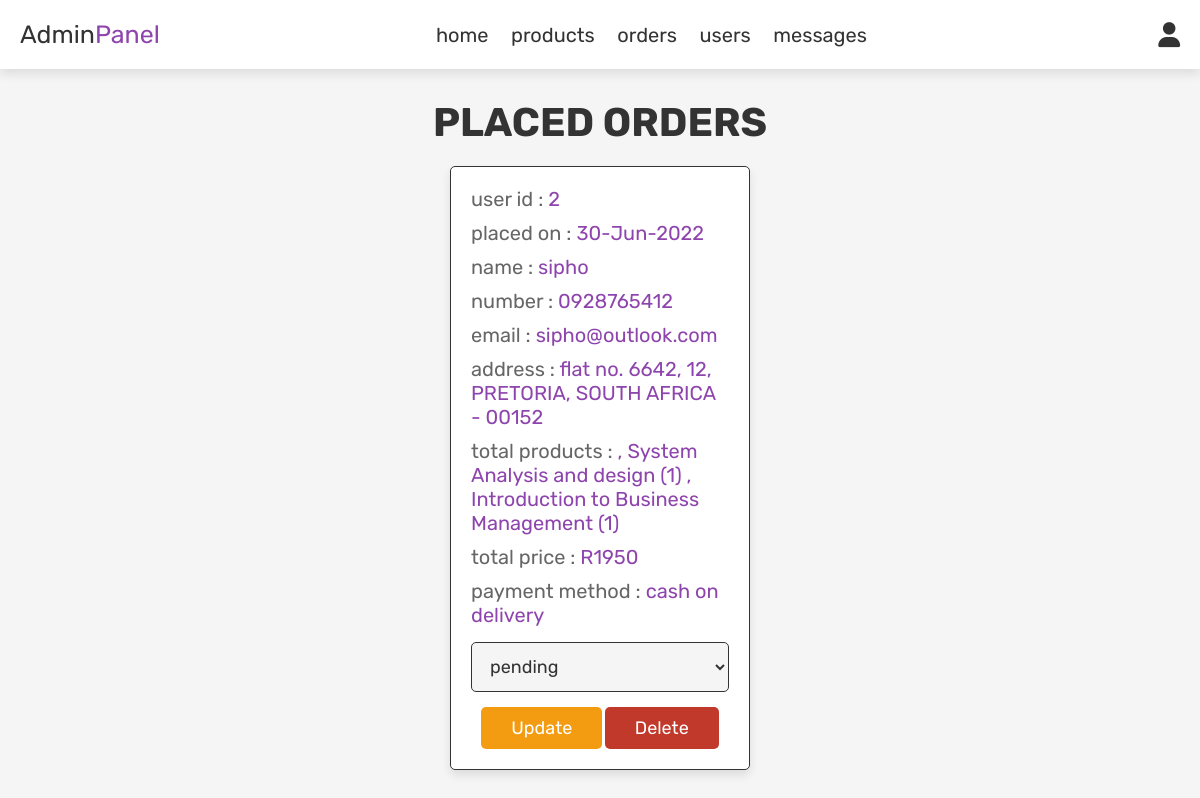
Page /admin_orders.php (signed in) on the committed database.
### tables this page shows
CREATE TABLE `orders` (
  `id` int(100) NOT NULL,
  `user_id` int(100) NOT NULL,
  `name` varchar(100) NOT NULL,
  `number` varchar(12) NOT NULL,
  `email` varchar(100) NOT NULL,
  `method` varchar(50) NOT NULL,
  `address` varchar(500) NOT NULL,
  `total_products` varchar(1000) NOT NULL,
  `total_price` int(100) NOT NULL,
  `placed_on` varchar(50) NOT NULL,
  `payment_status` varchar(20) NOT NULL DEFAULT 'pending'
);

### admin_orders.php (the view, shortened to what this page needs)
<?php
include 'config.php';
?>
<!DOCTYPE html>
<html lang="en">
<head>
   <link rel="stylesheet" href="https://cdnjs.cloudflare.com/ajax/libs/font-awesome/6.0.0/css/all.min.css">
   <link rel="stylesheet" href="css/admin_style.css">
</head>
<body>
<?php include 'admin_header.php'; ?>
<section class="orders">
   <h1 class="title">placed orders</h1>
   <div class="box-container">
      <?php
      $select_orders = mysqli_query($conn, "SELECT * FROM `orders`") or die('query failed');
      if(mysqli_num_rows($select_orders) > 0){
         while($fetch_orders = mysqli_fetch_assoc($select_orders)){
      ?>
      <div class="box">
         <p> user id : <span><?php echo $fetch_orders['user_id']; ?></span> </p>
         <p> placed on : <span><?php echo $fetch_orders['placed_on']; ?></span> </p>
         <p> name : <span><?php echo $fetch_orders['name']; ?></span> </p>
         <p> number : <span><?php echo $fetch_orders['number']; ?></span> </p>
         <p> email : <span><?php echo $fetch_orders['email']; ?></span> </p>
         <p> address : <span><?php echo $fetch_orders['address']; ?></span> </p>
         <p> total products : <span><?php echo $fetch_orders['total_products']; ?></span> </p>
         <p> total price : <span>R<?php echo $fetch_orders['total_price']; ?></span> </p>
         <p> payment method : <span><?php echo $fetch_orders['method']; ?></span> </p>
         <form action="" method="post">
            <select name="update_payment">
               <option value="" selected disabled><?php echo $fetch_orders['payment_status']; ?></option>
            </select>
            <input type="submit" value="update" name="update_order" class="option-btn">
            <a href="admin_orders.php?delete=<?php echo $fetch_orders['id']; ?>" onclick="return confirm('delete this order?');" class="delete-btn">delete</a>
         </form>
      </div>
      <?php
         }
      }else{
         echo '<p class="empty">no orders placed yet!</p>';
      }
      ?>
   </div>
</section>
</body>
</html>

### css/admin_style.css (style rules this page uses)
:root { --purple:#8e44ad; --red:#c0392b; --orange:#f39c12; --black:#333; --white:#fff; --light-color:#666; --light-white:#ccc; --light-bg:#f5f5f5; --border:.1rem solid var(--black); --box-shadow:0 .5rem 1rem rgba(0,0,0,.1); }
* { font-family: 'Rubik', sans-serif; margin:0; padding:0; box-sizing: border-box; outline: none; border:none; text-decoration: none; transition:all .2s linear; }
html { font-size: 62.5%; overflow-x: hidden; }
body { background-color: var(--light-bg); }
section { padding:3rem 2rem; }
.title { text-align: center; margin-bottom: 2rem; text-transform: uppercase; color:var(--black); font-size: 4rem; }
.btn, .option-btn, .delete-btn, .white-btn { display: inline-block; margin-top: 1rem; padding:1rem 3rem; cursor: pointer; color:var(--white); font-size: 1.8rem; border-radius: .5rem; text-transform: capitalize; }
.option-btn { background-color: var(--orange); }
.delete-btn { background-color: var(--red); }
.orders .box-container { display: grid; grid-template-columns: repeat(auto-fit, 30rem); justify-content: center; gap:1.5rem; max-width: 1200px; margin:0 auto; align-items: flex-start; }
.orders .box-container .box { background-color: var(--white); padding:2rem; border:var(--border); box-shadow: var(--box-shadow); border-radius: .5rem; }
.orders .box-container .box p { padding-bottom: 1rem; font-size: 2rem; color:var(--light-color); }
.orders .box-container .box p span { color:var(--purple); }
.orders .box-container .box form { text-align: center; }
.orders .box-container .box form select { border-radius: .5rem; margin:.5rem 0; width: 100%; background-color: var(--light-bg); border:var(--border); padding:1.2rem 1.4rem; font-size: 1.8rem; color:var(--black); }

### rows in the picture
orders: user "2", placed_on "30-Jun-2022", name "sipho", number "0928765412", email "sipho@outlook.com", address "flat no. 6642, 12, PRETORIA, SOUTH AFRICA - 00152", total_products ", System Analysis and design (1) , Introduction to Business Management (1)", total_price "1950", method "cash on delivery", update_payment "pending"
